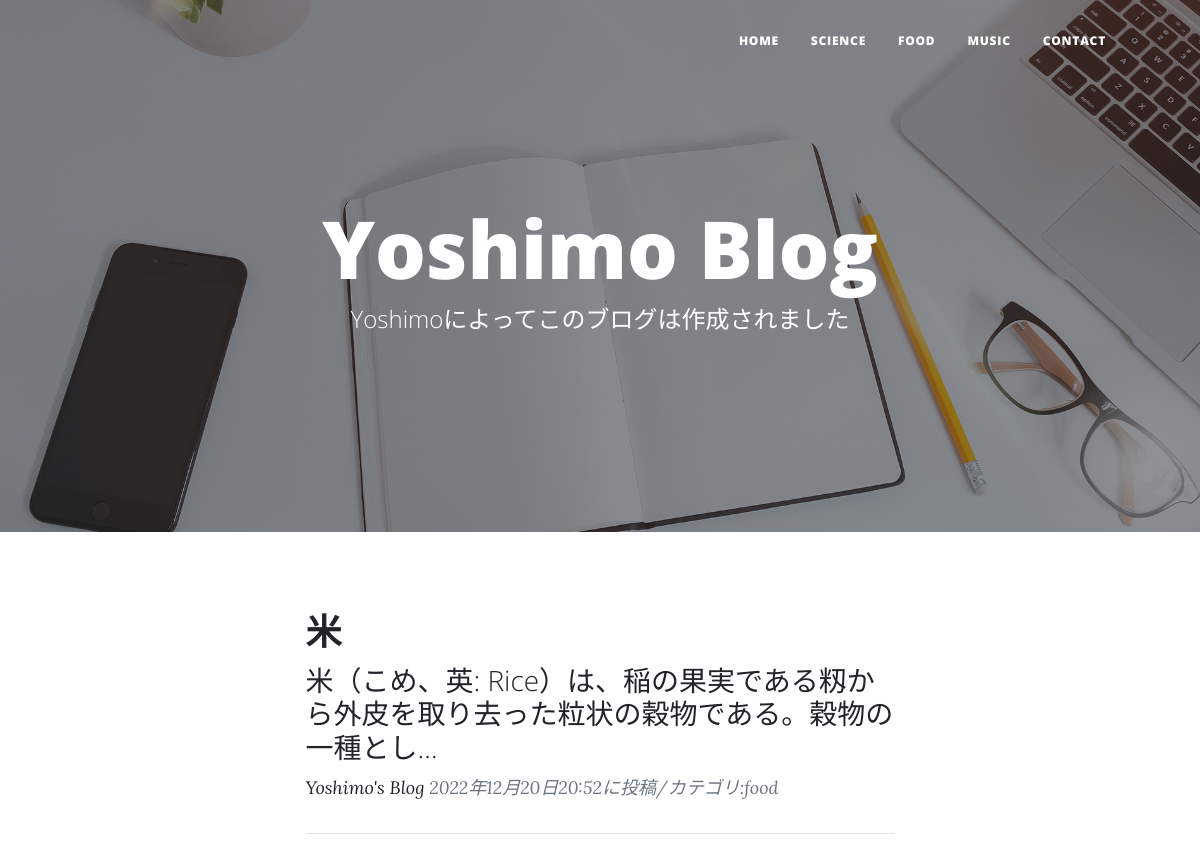
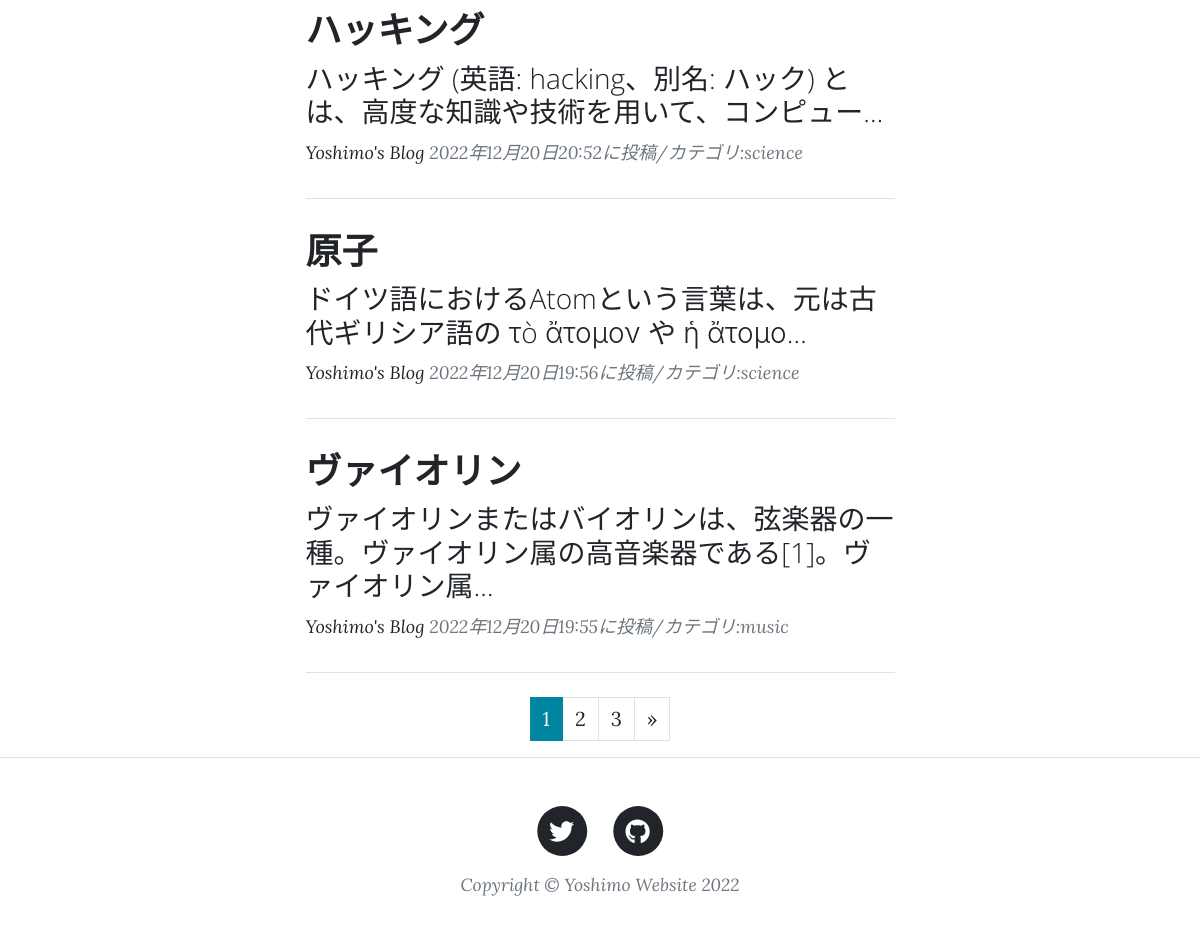
The page / on the database its author committed (2 pictures, top to bottom).
### blogapp/models.py (models this page shows, shortened)
class BlogPost(models.Model):
    CATEGORY=(("science","科学のこと"),("food","食のこと"),("music","音楽のこと"))
    title=models.CharField(verbose_name="タイトル",max_length=50)
    content=models.TextField(verbose_name="本文")
    posted_at=models.DateTimeField(verbose_name="投稿日時",auto_now_add=True)
    category=models.CharField(verbose_name="カテゴリ",max_length=10,choices=CATEGORY)

### blogapp/views.py (the view)
# urls.py: path("",views.IndexView.as_view(),name="index"),
class IndexView(ListView):
    template_name="index.html"
    context_object_name="orderby_records"
    queryset=BlogPost.objects.order_by("-posted_at")
    paginate_by=4

### blogapp/templates/index.html (shortened to what this page needs)
{% extends "base.html" %}
        {% block header %}
        <header class="masthead" style="background-image: url('static/assets/img/home-bg.jpg')">
            <div class="container position-relative px-4 px-lg-5">
                <div class="row gx-4 gx-lg-5 justify-content-center">
                    <div class="col-md-10 col-lg-8 col-xl-7">
                        <div class="site-heading">
                            <h1>Yoshimo Blog</h1>
                            <span class="subheading">Yoshimoによってこのブログは作成されました</span>
                        </div>
                    </div>
                </div>
            </div>
        </header>
        {% endblock  %}
        {% block contents %}
        <div class="container px-4 px-lg-5">
            <div class="row gx-4 gx-lg-5 justify-content-center">
                <div class="col-md-10 col-lg-8 col-xl-7">
                    {% for records in orderby_records %}
                    <div class="post-preview">
                        <a href={% url "blogapp:blog_detail" records.pk %}>
                            <h2 class="post-title">{{records.title}}</h2>
                            <h3 class="post-subtitle">{{records.content|truncatechars:50}}</h3>
                        <p class="post-meta">
                            <a href="#!">Yoshimo's Blog</a>
                            {{records.posted_at}}に投稿/カテゴリ:{{records.category}}
                        </p>
                    </div>
                    <hr class="my-4" />
                    {% endfor %}
                    {% include "pagination.html" %}
                </div>
            </div>
        </div>
        {% endblock contents %}

### blogapp/templates/base.html (shortened to what this page needs)
<!DOCTYPE html>
<html lang="en">
    <head>
        <link href="/static/css/styles.css" rel="stylesheet" />
    </head>
    <body>
        <nav class="navbar navbar-expand-lg navbar-light" id="mainNav">
            <div class="container px-4 px-lg-5">
                <div class="collapse navbar-collapse" id="navbarResponsive">
                    <ul class="navbar-nav ms-auto py-4 py-lg-0">
                        <li class="nav-item"><a class="nav-link px-lg-3 py-3 py-lg-4" href={% url "blogapp:index" %}>Home</a></li>
                        <li class="nav-item"><a class="nav-link px-lg-3 py-3 py-lg-4" href={% url "blogapp:science_list" %}>Science</a></li>
                        <li class="nav-item"><a class="nav-link px-lg-3 py-3 py-lg-4" href={% url "blogapp:food_list" %}>Food</a></li>
                        <li class="nav-item"><a class="nav-link px-lg-3 py-3 py-lg-4" href={% url "blogapp:music_list" %}>Music</a></li>
                        <li class="nav-item"><a class="nav-link px-lg-3 py-3 py-lg-4" href={% url "blogapp:contact" %}>Contact</a></li>
                    </ul>
                </div>
            </div>
        </nav>
        {% block header %}{% endblock  %}
        {% block contents %}{% endblock  %}
        <footer class="border-top">
            <div class="container px-4 px-lg-5">
                <div class="row gx-4 gx-lg-5 justify-content-center">
                    <div class="col-md-10 col-lg-8 col-xl-7">
                        <ul class="list-inline text-center">
                            <li class="list-inline-item">
                                <a href="https://twitter.com" target="_blank">
                                    <span class="fa-stack fa-lg">
                                        <i class="fas fa-circle fa-stack-2x"></i>
                                        <i class="fab fa-twitter fa-stack-1x fa-inverse"></i>
                                    </span>
                                </a>
                            </li>
                            <li class="list-inline-item">
                                <a href="https://github.co.jp" target="_blank">
                                    <span class="fa-stack fa-lg">
                                        <i class="fas fa-circle fa-stack-2x"></i>
                                        <i class="fab fa-github fa-stack-1x fa-inverse"></i>
                                    </span>
                                </a>
                            </li>
                        </ul>
                        <div class="small text-center text-muted fst-italic">Copyright &copy; Yoshimo Website 2022</div>
                    </div>
                </div>
            </div>
        </footer>
    </body>
</html>

### blogapp/templates/pagination.html (shortened to what this page needs)
<ul class="pagination" style="justify-content: center;">
    {% for num in page_obj.paginator.page_range %}
        {% if page_obj.number == num %}
            <li class="page-item active">
                <span class="page-link">{{num}}</span>
            </li>
        {% else %}
        <li class="page-item">
            <a href="?page={{num}}" class="page-link">{{num}}</a>
        </li>
        {% endif %}
    {% endfor %}
    {% if page_obj.has_next %}
        <li class="page-item">
            <a href="?page={{page.obj.next_page_number}}" class="page-link" aria-label="Previous">
                <span aria-hidden="true">&raquo;</span>
            </a>
        </li>
    {% endif %}
</ul>

### rows shown on the page
BlogPost: title "米", content "米（こめ、英: Rice）は、稲の果実である籾から外皮を取り去った粒状の穀物である。穀物の一種とし…", posted_at "2022年12月20日20:52", category "food"
BlogPost: title "ハッキング", content "ハッキング (英語: hacking、別名: ハック) とは、高度な知識や技術を用いて、コンピュー…", posted_at "2022年12月20日20:52", category "science"
BlogPost: title "原子", content "ドイツ語におけるAtomという言葉は、元は古代ギリシア語の τò ἄτομον や ἡ ἄτομο…", posted_at "2022年12月20日19:56", category "science"
BlogPost: title "ヴァイオリン", content "ヴァイオリンまたはバイオリンは、弦楽器の一種。ヴァイオリン属の高音楽器である[1]。ヴァイオリン属…", posted_at "2022年12月20日19:55", category "music"

### other values the page prints
{{ num }} "1"
{{ num }} "2" "3"
